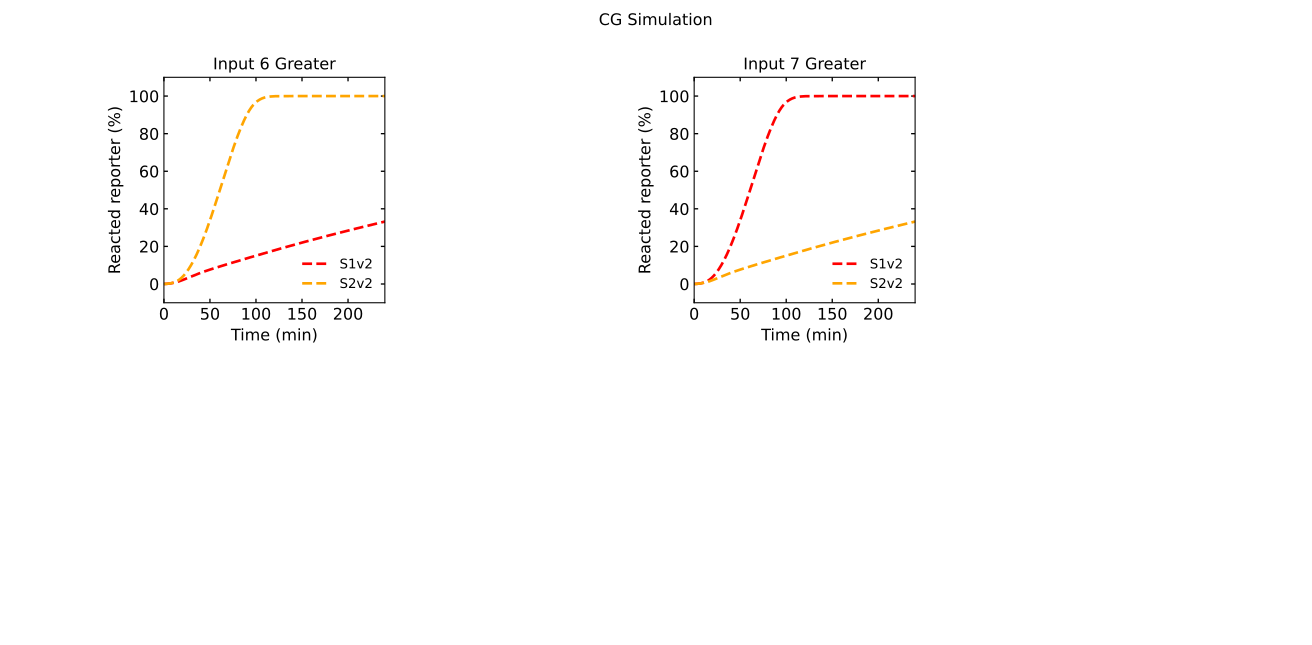

Write Python code to recreate this figure.
# -*- coding: utf-8 -*-
"""
Created on Mon Jul 11 16:19:19 2022

@author: tnm12
"""

import numpy as np
import scipy.integrate as spi
import matplotlib as mpl
import matplotlib.pyplot as plt
from matplotlib.ticker import MaxNLocator
from matplotlib import cm
import time

import sys
sys.path.insert(1,'C:\\Users\\tnm12\\SURF')
import Simulatorv2021 as RSDs #import simulator version 2.0.2.1
    
##############################################################################
#Simulations
##############################################################################

IN_temp1 = [25,10]
                    #input templates
IN_temp2 = [10,25]

REP_con = 500 #reporter concentration

t_sim = np.linspace(0,6,1001)*3600 # seconds


model1 = RSDs.RSD_sim(10) # define the model instance and # of domains

#specify species invovled in the reaction
model1.molecular_species('CG{6,7}',DNA_con=45)
model1.molecular_species('g{6,2}',DNA_con=15)
model1.molecular_species('g{7,1}',DNA_con=15)
model1.molecular_species('REP{1}',DNA_con=REP_con)
model1.molecular_species('REP{2}',DNA_con=REP_con)


for n in range(len(IN_temp1)):

    model1.molecular_species('IN{6}',DNA_con=IN_temp1[n])
    model1.molecular_species('IN{7}',DNA_con=IN_temp2[n])
    
    
    # simulate the model
    model1.simulate(t_sim,smethod='BDF') #BDF method is used because of varying time scales
    

    # pull out the species from the model solution to plot
    S1 = model1.output_concentration('S{1}')
    S2 = model1.output_concentration('S{2}')
    
    
    plt.subplot(2,4,1+n*2)
    plt.plot(model1.t/60,(S1/REP_con)*100,color='red',linewidth=2,linestyle='--')
    plt.plot(model1.t/60,(S2/REP_con)*100,color='orange',linewidth=2,linestyle='--')
    
    fs = 12
    plt.xticks(fontsize=fs)
    plt.yticks(fontsize=fs)
    plt.ylim(-10,110)
    plt.xlim(0,240)
    ax1 = plt.gca()
    ax1.xaxis.set_tick_params(which='both',size=3,width=1,direction='in',top='on')
    #ax1.xaxis.set_major_locator(MaxNLocator(integer=True))
    ax1.yaxis.set_tick_params(which='both',size=3,width=1,direction='in',right='on')
    plt.xlabel('Time (min)',fontsize=fs)
    plt.ylabel('Reacted reporter (%)',fontsize=fs)
    if n == 0:
        plt.title('Input 6 Greater')
    else:
        plt.title('Input 7 Greater')
    plt.legend(['S1v2','S2v2'],frameon=False)
    

plt.suptitle('CG Simulation')
